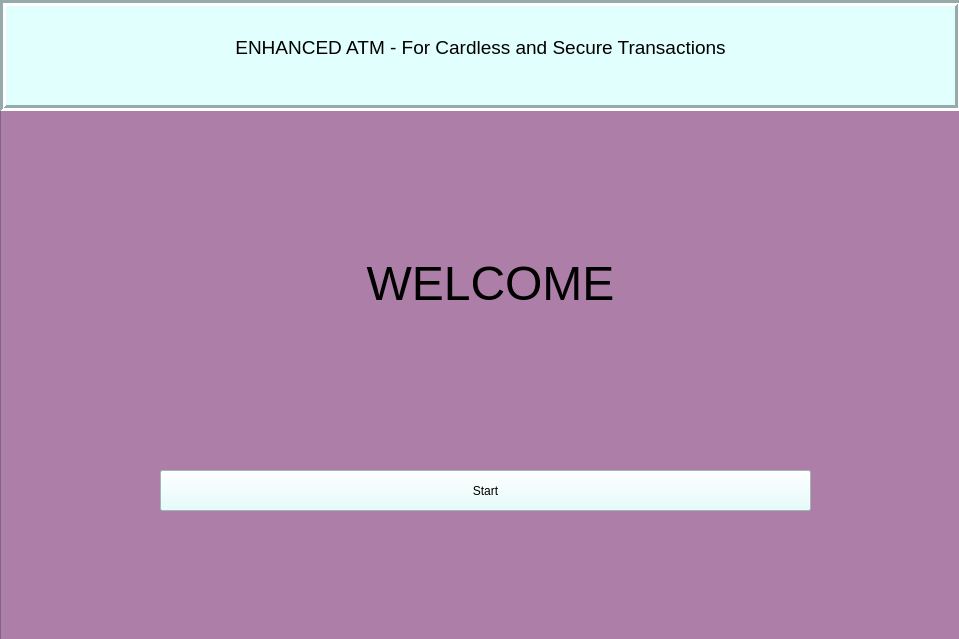
<?xml version="1.0" encoding="UTF-8"?>
<ui version="4.0">
 <class>MainWindow</class>
 <widget class="QMainWindow" name="MainWindow">
  <property name="geometry">
   <rect>
    <x>0</x>
    <y>0</y>
    <width>959</width>
    <height>639</height>
   </rect>
  </property>
  <property name="windowTitle">
   <string>MainWindow</string>
  </property>
  <widget class="QWidget" name="centralwidget">
   <widget class="QFrame" name="frame_2">
    <property name="geometry">
     <rect>
      <x>0</x>
      <y>0</y>
      <width>960</width>
      <height>640</height>
     </rect>
    </property>
    <property name="styleSheet">
     <string notr="true">background-color: rgb(33, 170, 229);
background-color: rgb(173, 127, 168);</string>
    </property>
    <property name="frameShape">
     <enum>QFrame::StyledPanel</enum>
    </property>
    <property name="frameShadow">
     <enum>QFrame::Raised</enum>
    </property>
    <widget class="QTextBrowser" name="topLabel">
     <property name="geometry">
      <rect>
       <x>0</x>
       <y>0</y>
       <width>961</width>
       <height>111</height>
      </rect>
     </property>
     <property name="styleSheet">
      <string notr="true">background-color: rgb(225, 255, 253);</string>
     </property>
     <property name="frameShape">
      <enum>QFrame::Box</enum>
     </property>
     <property name="frameShadow">
      <enum>QFrame::Sunken</enum>
     </property>
     <property name="lineWidth">
      <number>3</number>
     </property>
     <property name="html">
      <string>&lt;!DOCTYPE HTML PUBLIC &quot;-//W3C//DTD HTML 4.0//EN&quot; &quot;http://www.w3.org/TR/REC-html40/strict.dtd&quot;&gt;
&lt;html&gt;&lt;head&gt;&lt;meta name=&quot;qrichtext&quot; content=&quot;1&quot; /&gt;&lt;style type=&quot;text/css&quot;&gt;
p, li { white-space: pre-wrap; }
&lt;/style&gt;&lt;/head&gt;&lt;body style=&quot; font-family:'MS Shell Dlg 2'; font-size:7.8pt; font-weight:400; font-style:normal;&quot;&gt;
&lt;p align=&quot;center&quot; style=&quot;-qt-paragraph-type:empty; margin-top:0px; margin-bottom:0px; margin-left:0px; margin-right:0px; -qt-block-indent:0; text-indent:0px;&quot;&gt;&lt;br /&gt;&lt;/p&gt;
&lt;p align=&quot;center&quot; style=&quot;-qt-paragraph-type:empty; margin-top:0px; margin-bottom:0px; margin-left:0px; margin-right:0px; -qt-block-indent:0; text-indent:0px;&quot;&gt;&lt;br /&gt;&lt;/p&gt;
&lt;p align=&quot;center&quot; style=&quot; margin-top:0px; margin-bottom:0px; margin-left:0px; margin-right:0px; -qt-block-indent:0; text-indent:0px;&quot;&gt;&lt;span style=&quot; font-size:14pt; color:#000000;&quot;&gt;ENHANCED ATM - For Cardless and Secure Transactions&lt;/span&gt;&lt;/p&gt;&lt;/body&gt;&lt;/html&gt;</string>
     </property>
    </widget>
    <widget class="QTextBrowser" name="welcomeText">
     <property name="geometry">
      <rect>
       <x>100</x>
       <y>200</y>
       <width>781</width>
       <height>221</height>
      </rect>
     </property>
     <property name="frameShape">
      <enum>QFrame::NoFrame</enum>
     </property>
     <property name="html">
      <string>&lt;!DOCTYPE HTML PUBLIC &quot;-//W3C//DTD HTML 4.0//EN&quot; &quot;http://www.w3.org/TR/REC-html40/strict.dtd&quot;&gt;
&lt;html&gt;&lt;head&gt;&lt;meta name=&quot;qrichtext&quot; content=&quot;1&quot; /&gt;&lt;style type=&quot;text/css&quot;&gt;
p, li { white-space: pre-wrap; }
&lt;/style&gt;&lt;/head&gt;&lt;body style=&quot; font-family:'MS Shell Dlg 2'; font-size:7.8pt; font-weight:400; font-style:normal;&quot;&gt;
&lt;p align=&quot;center&quot; style=&quot;-qt-paragraph-type:empty; margin-top:0px; margin-bottom:0px; margin-left:0px; margin-right:0px; -qt-block-indent:0; text-indent:0px;&quot;&gt;&lt;br /&gt;&lt;/p&gt;
&lt;p align=&quot;center&quot; style=&quot;-qt-paragraph-type:empty; margin-top:0px; margin-bottom:0px; margin-left:0px; margin-right:0px; -qt-block-indent:0; text-indent:0px;&quot;&gt;&lt;br /&gt;&lt;/p&gt;
&lt;p align=&quot;center&quot; style=&quot;-qt-paragraph-type:empty; margin-top:0px; margin-bottom:0px; margin-left:0px; margin-right:0px; -qt-block-indent:0; text-indent:0px;&quot;&gt;&lt;br /&gt;&lt;/p&gt;
&lt;p align=&quot;center&quot; style=&quot;-qt-paragraph-type:empty; margin-top:0px; margin-bottom:0px; margin-left:0px; margin-right:0px; -qt-block-indent:0; text-indent:0px;&quot;&gt;&lt;br /&gt;&lt;/p&gt;
&lt;p align=&quot;center&quot; style=&quot; margin-top:0px; margin-bottom:0px; margin-left:0px; margin-right:0px; -qt-block-indent:0; text-indent:0px;&quot;&gt;&lt;span style=&quot; font-size:36pt;&quot;&gt;WELCOME&lt;/span&gt;&lt;/p&gt;&lt;/body&gt;&lt;/html&gt;</string>
     </property>
    </widget>
    <widget class="QPushButton" name="startBtn">
     <property name="geometry">
      <rect>
       <x>160</x>
       <y>470</y>
       <width>651</width>
       <height>41</height>
      </rect>
     </property>
     <property name="toolTip">
      <string extracomment="Start your transaction"/>
     </property>
     <property name="toolTipDuration">
      <number>2</number>
     </property>
     <property name="styleSheet">
      <string notr="true">background-color: rgb(224, 255, 253);</string>
     </property>
     <property name="text">
      <string>Start</string>
     </property>
    </widget>
   </widget>
  </widget>
 </widget>
 <resources>
  <include location="splash.qrc"/>
 </resources>
 <connections/>
</ui>
